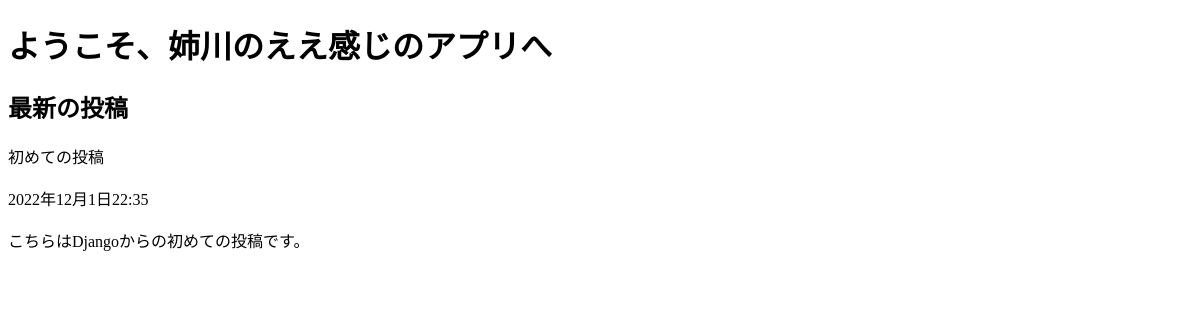
The app's page /posts/, older data.
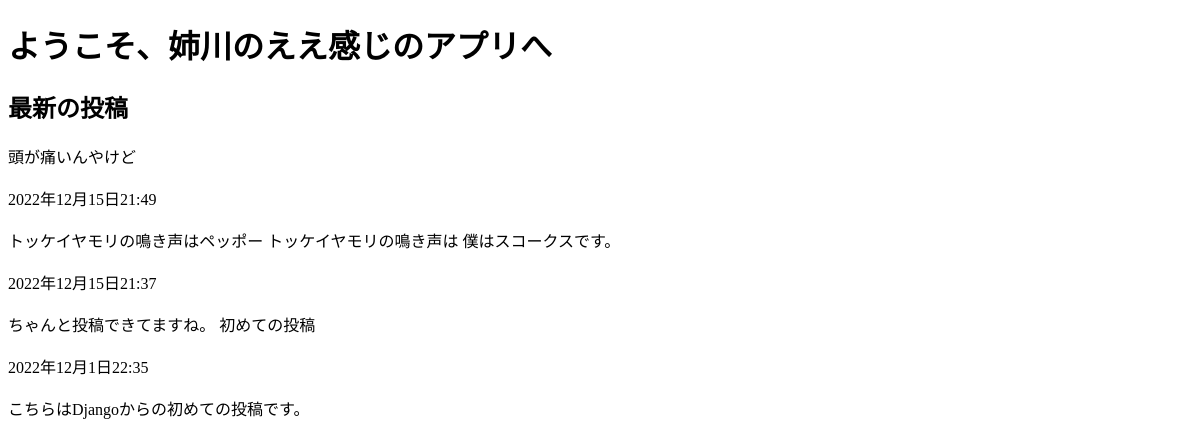
The same page, newer data.
### posts/models.py (models this page shows, shortened)
class Post(models.Model):
    title = models.CharField(max_length=180)
    published = models.DateTimeField()
    image = models.ImageField(upload_to="media/")
    body = models.TextField()
    def summary(self):
        return self.body[:30]

### posts/views.py (the view)
# urls.py: path("", views.index, name="index"),
def index(request):
    posts = Post.objects.order_by("-published")
    return render(request, "posts/index.html", {"posts": posts})

### posts/templates/posts/index.html (shortened to what this page needs)
<!DOCTYPE html>
<html lang="ja-jp">
  <head>
  </head>
  <body>
    <h1>ようこそ、姉川のええ感じのアプリへ</h1>
    <h2>最新の投稿</h2>
    {% for post in posts.all %} {{ post.title }}
    <br /><br />
    {{ post.published }}
    <br /><br />
    {{ post.summary }} {% endfor %}
    <br /><br />
  </body>
</html>

Row changes from the older to the newer data that the page shows:
added Post: title "頭が痛いんやけど", published "2022年12月15日21:49", summary "トッケイヤモリの鳴き声はペッポー トッケイヤモリの鳴き声は"
added Post: title "僕はスコークスです。", published "2022年12月15日21:37", summary "ちゃんと投稿できてますね。"
